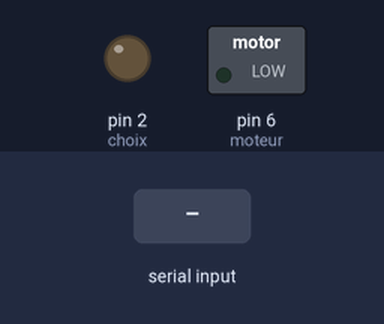
Simulated run of this sketch. Board: Arduino Uno, built with avr-gcc and run on an emulated ATmega328P. Shown: switched loads named in the sketch (green lamp = pin HIGH), output pins drawn as LEDs (lit = HIGH). The inputs (shaded band) are chosen by the test bench. What the sketch prints to the serial monitor is not drawn.

Above: at 1.2 s.
1.3 s: "200\n" received over Serial
At 1.51 s:
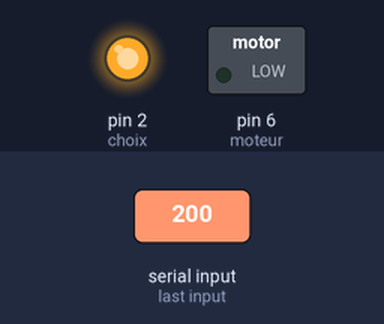
Timing chart, 0 to 4.3 s (numbered marks = the images above; inputs shaded):
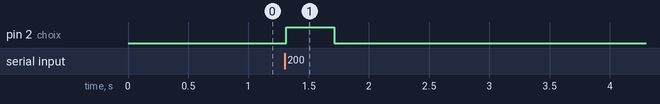

The sketch:

moteurdc.ino
```cpp
int moteur=6,choix=2;
char recu;
String messagerecu="";
String idMode="9w";
String idModeread="9r";
int temps;
void setup() {
Serial.begin(9600);
pinMode(choix,OUTPUT);
digitalWrite(choix,0);
pinMode(moteur,OUTPUT);
}

void loop() {
 while(Serial.available())
 {
 delay(3);
 char c = Serial.read();//lectur de trame reçu
 messagerecu += c;
 }
  if (messagerecu.length()==4)
 {
  String firstTwo = messagerecu.substring(0,2); //prise des deux premiers caractères
  firstTwo.toLowerCase();
  if(firstTwo==idMode){
    if(isDigital(messagerecu.substring(2,4))== true){//vérification si la donnée est numérique
      digitalWrite(choix,1);//changer au mode TX
      delay(200);
      Serial.print('A');//envoie d'acquittement positif
      delay(200);
      digitalWrite(choix,0); //mode RX
      //répondre au besoin du maitre
     temps=messagerecu.substring(2,4).toInt();
     if(temps>0&&temps<60){
      int milisec=temps*60000;//convertir la durée en miliS
      digitalWrite(moteur,1);

      delay(milisec);
      digitalWrite(moteur,0);//arret de moteur
     }
     }else{
      //acquittement négatif
      digitalWrite(choix,1);//modeTX
      delay(200);
      Serial.print('N');
      delay(200);
      digitalWrite(choix,0); //mode RX
    }
    }else if(firstTwo==idModeread){
    //do nothing
  }else{
    //acquittement négatif
      digitalWrite(choix,1);//modeTX
      delay(200);
      Serial.print('N');
      delay(200);
      digitalWrite(choix,0); //mode RX
  }
  messagerecu="";
 }
  }
  //verification si les données sont numérque
  boolean isDigital (String verification){
  int ret=0;
  for(int i=0;i<2;i++)
    if(isDigit(verification.charAt(i))) ret++;
    if (ret==2)return true;
    else return false;

}
```

Measured:
- after the input at 1.3 s, pin 2 (choix): LOW → HIGH at once, → LOW 0.40 s later
